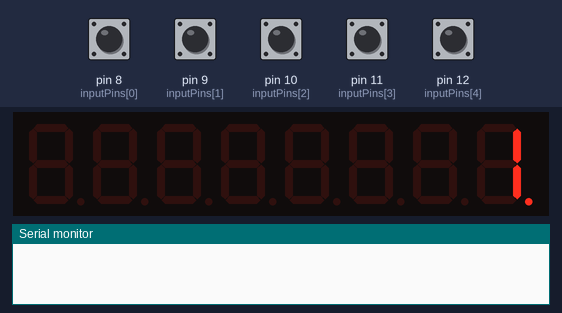
Recording of a sketch running on a simulated Arduino Uno, built with avr-gcc and run on an emulated ATmega328P. Shown: 8-digit seven-segment display, the last lines printed to the serial monitor. Inputs (shaded band) come from the test bench; at power-on: pin 8 (inputPins[0]), pin 9 (inputPins[1]), pin 10 (inputPins[2]), pin 11 (inputPins[3]), pin 12 (inputPins[4]) HIGH.

Above: at 6.2 s.
6.3 s: pin 10 (inputPins[2]) pulled LOW for 1 s
At 10.0 s:
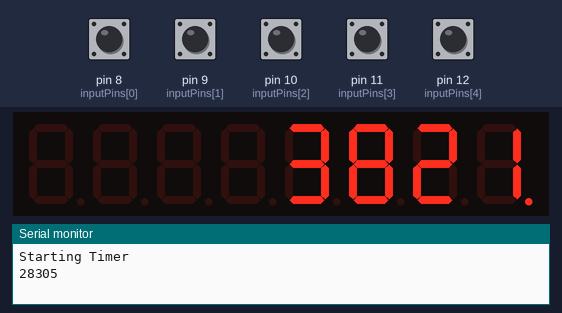
Timing chart, 0 to 11.5 s (numbered marks = the images above; inputs shaded):
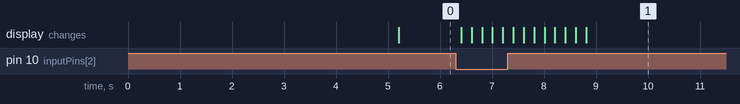

Measured:
- after the input at 6.3 s, the display: first differs from a run without the input after 0.51 s (image 1 shows a later state)

The sketch:

v27seg_v3.ino
```cpp
//A 7 Segment Arduino based push button interface to set and store cycles timers for pumps
//raj-anadkat
//vrajanadkat@gmail.com

#include "LedControl.h"
#include <EEPROM.h>
LedControl lc = LedControl(7,6,5,4);

const int numOfInputs = 5; // number of buttons
const int inputPins[numOfInputs] = {8,9,10,11,12}; // assigned digital pins
int inputState[numOfInputs];
int lastInputState[numOfInputs] = {LOW,LOW,LOW,LOW,LOW}; //initial state of buttons
bool inputFlags[numOfInputs] = {LOW,LOW,LOW,LOW,LOW}; // initial flags
long lastDebounceTime[numOfInputs] = {0,0,0,0,0};
long debounceDelay = 50; //lower the time if you notice debouncing (ms)
int timerinit = 0; //to prevent starting cycle timer at reboot

//Menu Logic
const int numOfScreens = 3; // number of cycles
int currentScreen = 0; // screen at reboot
int screens[numOfScreens] = {1,2,3};
int parameters[numOfScreens];

int parameters2[numOfScreens];
int parameters3[numOfScreens];
int editFlag = 1;
int digFlag = 1;
int numDig = 4;
int switchon = 0;
int stateChange = 0;

void setup() {
  for(int i =0;i<numOfInputs;i++) {
  pinMode(inputPins[i],INPUT);
  digitalWrite(inputPins[i],HIGH);
  delay(1000);
 }
 Serial.begin(115200);
 lc.shutdown(0,false);
 lc.setIntensity(0,9);
 lc.clearDisplay(0);
}


void loop() {

 if (switchon ==0){
  initializeEEPROMvariables();
 }
 switchon = 1;
  stateChange = 0;
   setInputFlags();
  resolveInputFlags();
  if (stateChange == 1){
    eepromStore();


  }
}


void setInputFlags() {
  for(int i = 0;i<numOfInputs;i++){
    int reading = digitalRead(inputPins[i]);
    delay(20);
    if(reading != lastInputState[i]){
      lastDebounceTime[i]=millis();
    }
    if((millis()-lastDebounceTime[i])>debounceDelay){
      if (reading != inputState[i]){
        inputState[i] = reading;
        if(inputState[i]=HIGH){
          inputFlags[i]=HIGH;
        }
      }
    }
 lastInputState[i] = reading;
  }
}
void resolveInputFlags() {
  for(int i = 0;i<numOfInputs;i++){
    if(inputFlags[i]==HIGH){

      inputAction(i);
      inputFlags[i]=LOW;

      printScreen();
    }
  }
}


void inputAction(int input){

    if (input ==0 && digFlag == 1){
    if (currentScreen==numOfScreens-1){
      currentScreen=0;
    }else{
      currentScreen++;
    }
  }else if(input==1 && digFlag == 1 ){
  if (currentScreen==0){
      currentScreen=numOfScreens-1;
    }else{
      currentScreen--;
    }

  }

  if (input ==0 && digFlag == 2){
    stateChange = 1;
   if (parameters[currentScreen]>8){
      parameters[currentScreen]=0;

    }else{
      parameters[currentScreen]++;

    }
  }else if(input==1 && digFlag ==2){
    stateChange = 1;
    if (parameters[currentScreen]<0){
      parameters[currentScreen]=9;

    }else{
      parameters[currentScreen]--;

    }


  }
    if (input ==0 && digFlag == 3){
      stateChange = 1;
   if (parameters2[currentScreen]>8){
      parameters2[currentScreen]=0;

    }else{
      parameters2[currentScreen]++;

    }
  }else if(input==1 && digFlag ==3){
    stateChange = 1;
    if (parameters2[currentScreen]<0){
      parameters2[currentScreen]=9;

    }else{
      parameters2[currentScreen]--;

    }


  }

   if (input ==0 && digFlag == 4){
    stateChange = 1;
   if (parameters3[currentScreen]>8){
      parameters3[currentScreen]=0;

    }else{
      parameters3[currentScreen]++;

    }
  }else if(input==1 && digFlag ==4){
    stateChange = 1;
    if (parameters3[currentScreen]<0){
      parameters3[currentScreen]=9;

    }else{
      parameters3[currentScreen]--;

    }


  }


  else if(input==2 ){
     if (timerinit == 1){
    Serial.println("Starting Timer");
    cyclestart(0);
    }
    delay(1000);
    timerinit = 1;

  }
  else if(input==4){

    if (digFlag>numDig-1){
      digFlag = 1;

    }else{
      digFlag++;

    }
      lc.setChar(0,digFlag-1,18,false); // blinks the digit to be edited
       delay(200);

   }
  else if (input ==3) {
    if (digFlag==1){
      digFlag = numDig;

    }else{
      digFlag--;

    }

       lc.setChar(0,digFlag-1,18,false); // blinks the digit to be edited
       delay(200);
  }
  }


void printScreen(){

  lc.setChar(0,0,screens[currentScreen],true);
  lc.setDigit(0,1,parameters[currentScreen],false);
  lc.setDigit(0,2,parameters2[currentScreen],false);
  lc.setDigit(0,3,parameters3[currentScreen],false);
}

void cyclestart(int key) {
    if(key==0){
       int units = parameters3[currentScreen];
   int tens = parameters2[currentScreen];
   int hundreds = parameters[currentScreen];
   int timer = units*1 + tens*10+100*hundreds;
   Serial.println(timer);
  timerstart(timer);
   }

  }
void timerstart(int count) {
  for(int i =1 ;i<=5;i++){
    lc.shutdown(0,true);
    delay(200);
    lc.shutdown(0,false);
    delay(200);
  }
  while(count != 0 ) {

  String t = String(count--);
    if (count >=99){
    lc.setDigit(0,1,(int)(t[0]-'0'),false);
    lc.setDigit(0,2,(int)(t[1]-'0'),false);
    lc.setDigit(0,3,(int)(t[2]-'0'),false);
    delay(60000);
    lc.shutdown(0,true);
    lc.shutdown(0,false);
    }
    else if (count >= 9 && count <99){
      lc.setDigit(0,1,0,false);
    lc.setDigit(0,2,(int)(t[0]-'0'),false);
    lc.setDigit(0,3,(int)(t[1]-'0'),false);
    delay(60000);
    lc.shutdown(0,true);
    lc.shutdown(0,false);
    }
    else {
      lc.setDigit(0,1,0,false);
    lc.setDigit(0,2,0,false);
    lc.setDigit(0,3,(int)(t[0]-'0'),false);
    delay(60000);

    }
}
}

void initializeEEPROMvariables() {
  parameters[0] = EEPROM.read(100);
  parameters[1] = EEPROM.read(110);
  parameters[2] = EEPROM.read(120);
  parameters2[0] = EEPROM.read(130);
  parameters2[1] = EEPROM.read(140);
  parameters2[2] = EEPROM.read(150);
  parameters3[0] = EEPROM.read(160);
  parameters3[1] = EEPROM.read(170);
  parameters3[2] = EEPROM.read(180);
}
void eepromStore() {
  EEPROM.write(100,parameters[0]);
  EEPROM.write(110,parameters[1]);
  EEPROM.write(120,parameters[2]);
  EEPROM.write(130,parameters2[0]);
  EEPROM.write(140,parameters2[1]);
  EEPROM.write(150,parameters2[2]);
  EEPROM.write(160,parameters3[0]);
  EEPROM.write(170,parameters3[1]);
  EEPROM.write(180,parameters3[2]);
}
```
